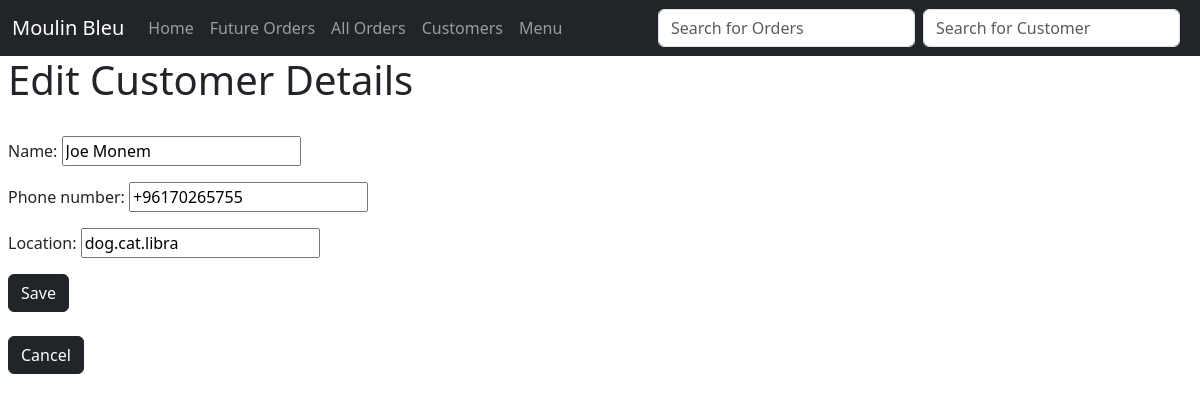
/customer/edit/1, run on the app's committed database.
### mainapp/models.py (models this page shows, shortened)
class Customer(models.Model):
    name = models.CharField(max_length=50)
    phone_number = models.CharField(max_length=32)
    location = models.CharField(max_length=200, blank=True)
    date_added = models.DateField(default=timezone.now)

### mainapp/views.py (the view, shortened to what this page needs)
# urls.py: path("customer/edit/<int:pk>", EditCustomerView.as_view(), name="edit_customer"),
class EditCustomerView(UpdateView):
    model = Customer
    template_name = "edit_customer.html"
    fields = ("name", "phone_number", "location")

### mainapp/templates/edit_customer.html (shortened to what this page needs)
{% extends 'base.html' %}
{% block content %}
<h1>Edit Customer Details</h1>
<br>
<form method="POST">
    {{ form.as_p }}
    <button class="btn btn-dark">Save</button>
</form>
<br>
<a href="{%url 'customer_details' customer.pk%}"> <button class="btn btn-dark">Cancel</button></a>
{% endblock %}

### data on the page
Customer: name "Joe Monem", phone_number "+96170265755", location "dog.cat.libra"
